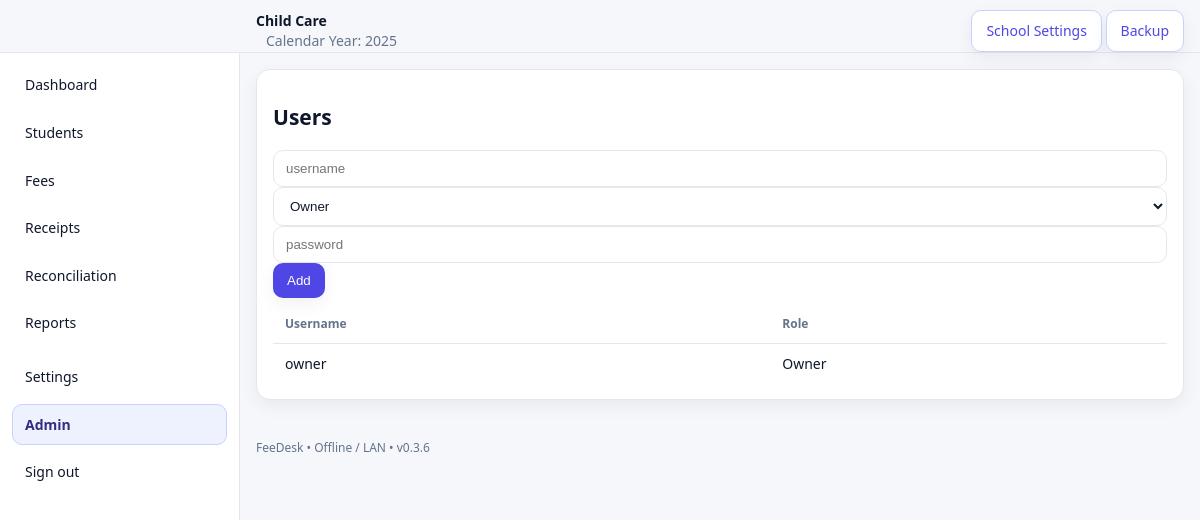
The app's page /admin/users (signed in) with its own data.
### preschool/models.py (models this page shows, shortened)
class SystemSetting(db.Model):
    id = db.Column(db.Integer, primary_key=True)
    key = db.Column(db.String(80), unique=True, nullable=False)
    value = db.Column(db.String(400))

class User(db.Model, UserMixin):
    id = db.Column(db.Integer, primary_key=True)
    username = db.Column(db.String(80), unique=True, nullable=False)
    full_name = db.Column(db.String(120))
    role = db.Column(db.String(20), default="DataEntry")  # Owner, Manager, Cashier, DataEntry
    password_hash = db.Column(db.String(255), nullable=False)
    active = db.Column(db.Boolean, default=True)
    last_login_at = db.Column(db.DateTime)

### preschool/admin.py (the view, shortened to what this page needs)
@admin_bp.route('/users', methods=['GET','POST'])
@role_required(['Owner'])
def users():
    rows = User.query.order_by(User.username.asc()).all()
    return render_template('admin/users.html', rows=rows)

### preschool/auth.py (called while the page is built)
@login_manager.user_loader
def load_user(uid):
    return User.query.get(int(uid))

### preschool/security.py (called while the page is built)
def role_required(roles):
    def decorator(fn):
        @wraps(fn)
        def wrapped(*args, **kwargs):
            if not current_user.is_authenticated:
                return redirect(url_for("auth.login", next=request.path))
            if current_user.role not in roles:
                return redirect(url_for("index"))
            return fn(*args, **kwargs)
        return wrapped
    return decorator

### preschool/utils.py (called while the page is built)
def now():
    return datetime.now()

def school_name():
    s = SystemSetting.query.filter_by(key="school_name").first()
    return s.value if s else "Your School"

### preschool/templates/admin/users.html
{% extends 'base.html' %}
{% block content %}
<div class="card">
  <h2>Users</h2>
  <form method="post" class="grid-4">
    <input name="username" placeholder="username" required>
    <select name="role"><option>Owner</option><option>Manager</option><option>Cashier</option><option>DataEntry</option></select>
    <input type="password" name="password" placeholder="password" required>
    <button class="btn primary">Add</button>
  </form>
  <table class="table">
    <thead><tr><th>Username</th><th>Role</th></tr></thead>
    <tbody>{% for u in rows %}<tr><td>{{ u.username }}</td><td>{{ u.role }}</td></tr>{% endfor %}</tbody>
  </table>
</div>
{% endblock %}

### preschool/templates/base.html (shortened to what this page needs)
<!doctype html>
<html lang="en">
<head>
  <link rel="stylesheet" href="{{ url_for('static', filename='styles.css') }}">
  <link rel="stylesheet" href="https://cdn.datatables.net/1.13.6/css/jquery.dataTables.min.css">
  <link rel="stylesheet" href="https://cdnjs.cloudflare.com/ajax/libs/toastr.js/latest/toastr.min.css">
</head>
<body class="{% if not current_user.is_authenticated %}no-sidebar{% endif %}">
  {% if current_user.is_authenticated %}
  {% set ep = request.endpoint or '' %}
  <aside class="sidebar">
    <div class="brand">
      <div class="brand-text">
        <div class="brand-name">FeeDesk</div>
        <div class="brand-sub">{{ school_name() }}</div>
      </div>
    </div>
    <nav>
      <a href="{{ url_for('index') }}" class="{{ 'active' if ep == 'index' else '' }}">Dashboard</a>
      <a href="{{ url_for('students.list_students') }}" class="{{ 'active' if ep.startswith('students.') else '' }}">Students</a>
      <a href="{{ url_for('fees.types') }}" class="{{ 'active' if ep.startswith('fees.') else '' }}">Fees</a>
      <a href="{{ url_for('receipts.list_receipts') }}" class="{{ 'active' if ep.startswith('receipts.') else '' }}">Receipts</a>
      <a href="{{ url_for('recon.home') }}" class="{{ 'active' if ep.startswith('recon.') else '' }}">Reconciliation</a>
      <a href="{{ url_for('reports.summary') }}" class="{{ 'active' if ep.startswith('reports.') else '' }}">Reports</a>
      <a href="{{ url_for('settings.index') }}" class="{{ 'active' if ep.startswith('settings.') else '' }}">Settings</a>
      <a href="{{ url_for('admin.users') }}" class="{{ 'active' if ep.startswith('admin.') else '' }}">Admin</a>
      <a href="{{ url_for('auth.logout') }}">Sign out</a>
    </nav>
  </aside>
  <header class="topbar">
    <div class="topbar-inner">
      <div class="topbar-left">
        <div class="crumb">{{ school_name() }}</div>
        <div class="crumb muted">Calendar Year: {{ now().year }}</div>
      </div>
      <div class="topbar-right">
        <a class="btn ghost" href="{{ url_for('settings.index') }}">School Settings</a>
        <a class="btn ghost" href="{{ url_for('admin.backup') }}">Backup</a>
      </div>
    </div>
  </header>
  {% endif %}
  <main class="container">
    {% block content %}{% endblock %}
  </main>
  <footer class="footer">FeeDesk • Offline / LAN • v0.3.6</footer>
</body>
</html>

### static/styles.css (style rules this page uses)
:root { --sidebar: 240px; --bg:#f6f7fb; --card:#ffffff; --text:#0f172a; --muted:#64748b; --border:#e5e7eb; --accent:#4f46e5; --accent-2:#8b5cf6; --success:#16a34a; --warning:#f59e0b; --danger:#ef4444; --radius:14px; --shadow:0 6px 18px rgba(17,24,39,.06); }
* { box-sizing:border-box }
html,body { margin:0;padding:0;background:var(--bg);color:var(--text);font:14px/1.4 system-ui,-apple-system,Segoe UI,Roboto,Ubuntu,'Helvetica Neue',Arial,sans-serif }
a { color:var(--accent);text-decoration:none }
input,select,textarea { width:100%;padding:10px 12px;border:1px solid var(--border);border-radius:10px;background:#fff;color:var(--text);outline:none }
.btn { display:inline-flex;align-items:center;gap:8px;background:var(--accent);color:#fff;border:none;border-radius:10px;padding:10px 14px;cursor:pointer;box-shadow:var(--shadow) }
.btn.ghost { background:#fff;color:var(--accent);border:1px solid #c7d2fe }
.sidebar { position:fixed;top:0;bottom:0;left:0;width:var(--sidebar);background:#fff;border-right:1px solid var(--border);padding:16px 12px }
.brand { display:flex;align-items:center;gap:10px;margin-bottom:12px }
.brand-name { font-weight:800 }
.brand-sub { font-size:12px;color:var(--muted) }
.sidebar nav { display:flex;flex-direction:column;gap:6px }
.sidebar a { padding:10px 12px;border:1px solid transparent;border-radius:10px;color:#0f172a }
.sidebar a.active { background:#eef2ff;border-color:#c7d2fe;color:#312e81;font-weight:600 }
.topbar { position:sticky;top:0;z-index:5;background:var(--bg);border-bottom:1px solid var(--border); padding:10px 16px 0 calc(var(--sidebar) + 16px); }
.topbar-inner { display:flex;align-items:center;justify-content:space-between }
.crumb { font-weight:600 }
.crumb.muted { margin-left:10px;color:var(--muted);font-weight:400 }
.container { padding:16px 16px 24px calc(var(--sidebar) + 16px);max-width:1240px }
.footer { padding:16px 0 32px calc(var(--sidebar) + 16px);color:var(--muted);font-size:12px }
.card { background:var(--card);border:1px solid var(--border);border-radius:var(--radius);padding:16px;box-shadow:var(--shadow) }
.table { width:100%;border-collapse:separate;border-spacing:0;margin-top:8px }
.table th,.table td { padding:10px 12px;border-bottom:1px solid var(--border);text-align:left }
.table th { font-size:12px;color:var(--muted);font-weight:600 }
.table tr:last-child td { border-bottom:0 }

### records on screen
SystemSetting: value "Child Care"
User: username "owner", role "Owner"
